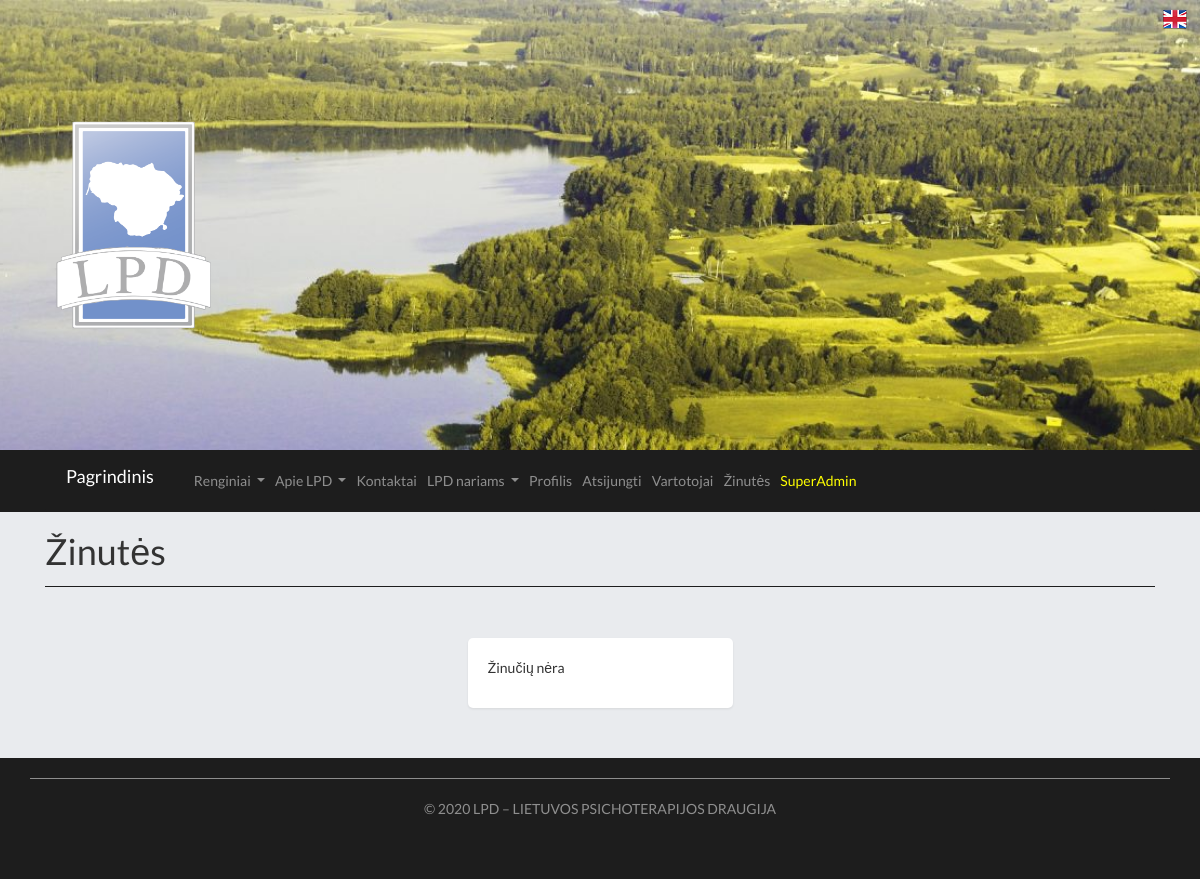
Page /sms/ (signed in) on the earlier database version.
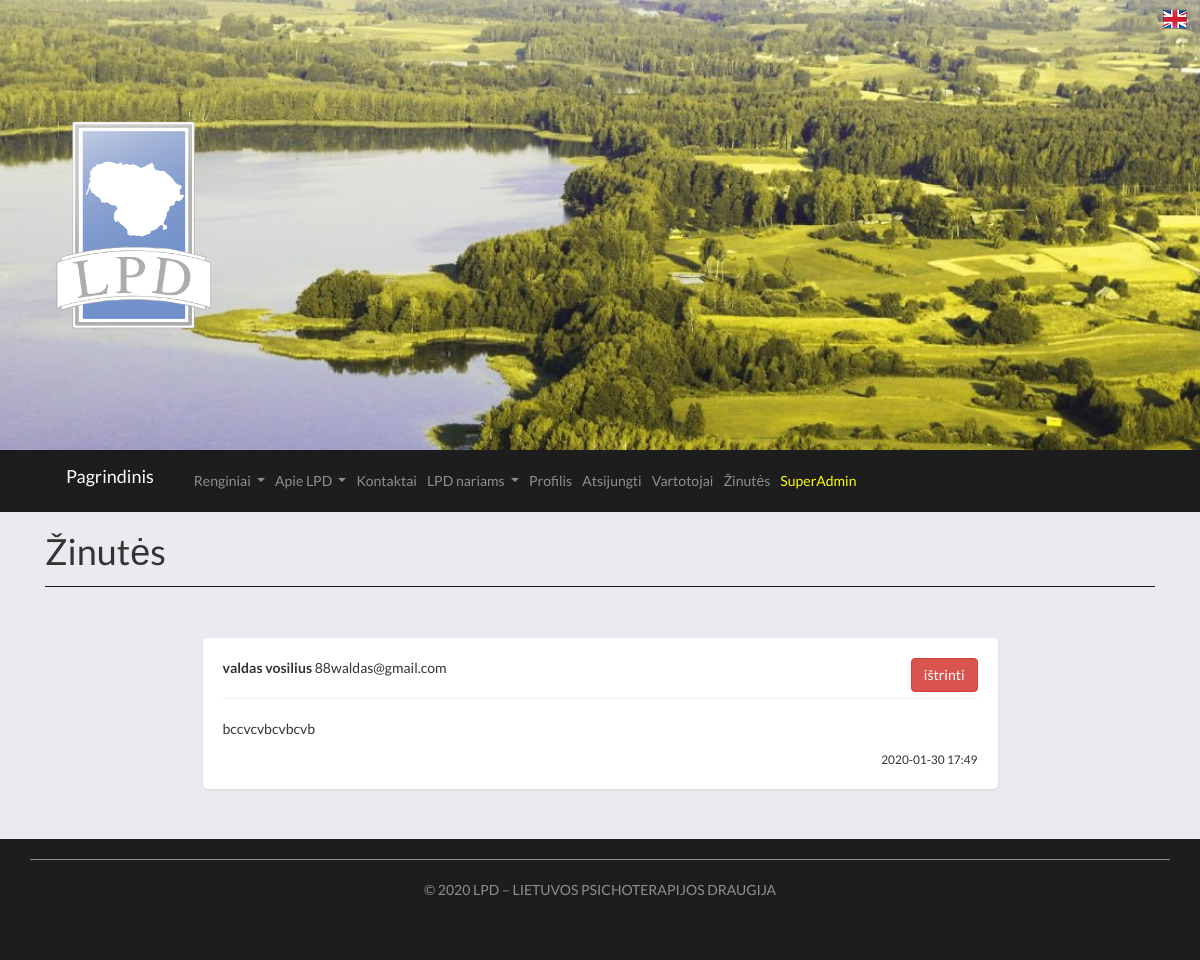
Same page on the later database version.
### main.py (models this page shows)
class Messages(db.Model):
	id = db.Column(db.Integer, primary_key=True)
	date_created = db.Column(db.DateTime, default=datetime.utcnow)
	name = db.Column(db.String(200), nullable=False)
	email = db.Column(db.String(200), nullable=False)
	sms = db.Column(db.String(4000), default="")

### main.py (the view)
@app.route("/sms/")
def messages_users():
	messages_ = list(reversed(Messages.query.order_by(Messages.date_created).all()))
	return render_template("sms.html", messages=messages_, current_user=current_user())

### main.py (called while the page is built)
def current_user():
	email = request.cookies.get("current-user-email")
	current_user = User.query.filter_by(email=email).first()
	if current_user == None:
		current_user = guest_user()
	current_user.lang = request.cookies.get("current-user-lang")
	return current_user

### templates/sms.html (shortened to what this page needs)
{% extends "base.html" %}
{% block page%}
<h1>{% if current_user.lang == "LT" %} Žinutės {% else %} Messages {% endif %}</h1>
<hr class="my_hr">
<div class= "empty_page">
		<div class = "row justify-content-md-center card_">
		{% if current_user.lvl == 2%}
			{% if messages|length == 0%}
					<div class = "col-md-3 page shadow-sm card_">
						<p> {% if current_user.lang == "LT" %} Žinučių nėra {% else %} list "Messages" is empty {% endif %}</p>
					</div>
			{% else %}
				{% for message in messages %}
					<div class = "col-md-9 page shadow-sm card_">
						<p><b>{{message.name}}</b> {{message.email}} <a href="/remove_message/{{message.id}}" class="btn btn-danger pull-right">  {% if current_user.lang == "LT" %} ištrinti {% else %} Delete {% endif %}</a></p>
						<hr>
						<p> {{ message.sms }}</p>
						{% set date = message.date_created.strftime('%Y-%m-%d %H:%M') %}
						<span class="pull-right"><small>{{ date }}</small></span>
					</div>
				{% endfor %}
			{% endif %}
		{% endif %}
	</div>
</div>
{% endblock %}

Differences in the rows shown:
added Messages: name "valdas vosilius", email "88waldas@gmail.com", sms "bccvcvbcvbcvb", date_created "2020-01-30 17:49"
Other differences:
text no longer shown: "Žinučių nėra"
